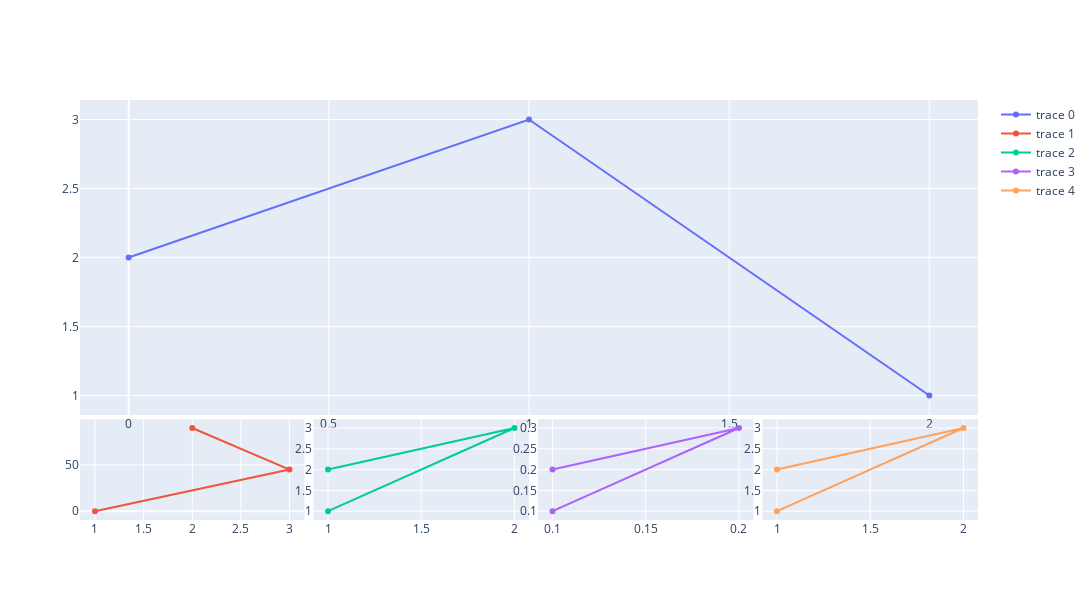

Write notebook code for a chart like this one.
### Code cell
fig = make_subplots(rows=2, cols=4, row_heights=[0.6, 0.2], vertical_spacing=0.2, horizontal_spacing=0.2, specs=[[{"colspan": 4}, None, None, None], 
           [{}, {},  {}, {}]])

fig.update_layout(
        width=1200,
        height=600,
        xaxis=dict(domain=[0, 1]),
        yaxis=dict(domain=[0.25, 1]),
        xaxis2=dict(domain=[0, 0.25]),
        yaxis2=dict(domain=[0., 0.24]),
        xaxis3=dict(domain=[0.26, 0.5]),
        yaxis3=dict( domain=[0., 0.24]),
        xaxis4=dict(domain=[0.51, 0.75]),
        yaxis4=dict(domain=[0., 0.24]),
        xaxis5=dict(domain=[0.76, 1]),
        yaxis5=dict(domain=[0., 0.24]),
        # Create title and add play description at the bottom of the chart for better visual appeal
    )

old_layout = fig.layout
fig = go.Figure(data=
    [go.Scatter(y=[2, 3, 1], xaxis="x", yaxis="y"),
     go.Scatter(x=[1, 3, 2], y=[0, 45, 90], xaxis="x2", yaxis="y2"),
     go.Scatter(x=[1, 2, 1], y=[2, 3, 1], xaxis="x3", yaxis="y3"),
     go.Scatter(x=[0.1, 0.2, 0.1],y=[0.2, 0.3, 0.1], xaxis="x4", yaxis="y4"),
    go.Scatter(x=[1, 2, 1], y=[2, 3, 1], xaxis="x5", yaxis="y5")],
    layout=fig.layout)
fig

### Figure 1 — Plotly figure (JSON) as saved in the notebook; plotly's stock layout.template omitted (floating-point values rounded to 4 significant figures)
{"data": [{"type": "scatter", "xaxis": "x", "y": [2, 3, 1], "yaxis": "y"}, {"type": "scatter", "x": [1, 3, 2], "xaxis": "x2", "y": [0, 45, 90], "yaxis": "y2"}, {"type": "scatter", "x": [1, 2, 1], "xaxis": "x3", "y": [2, 3, 1], "yaxis": "y3"}, {"type": "scatter", "x": [0.1, 0.2, 0.1], "xaxis": "x4", "y": [0.2, 0.3, 0.1], "yaxis": "y4"}, {"type": "scatter", "x": [1, 2, 1], "xaxis": "x5", "y": [2, 3, 1], "yaxis": "y5"}], "layout": {"height": 600, "width": 1200, "xaxis": {"anchor": "y", "autorange": true, "domain": [0, 1], "range": [-0.1205, 2.12]}, "xaxis2": {"anchor": "y2", "autorange": true, "domain": [0, 0.25], "range": [0.8505, 3.149], "type": "linear"}, "xaxis3": {"anchor": "y3", "autorange": true, "domain": [0.26, 0.5], "range": [0.9244, 2.076], "type": "linear"}, "xaxis4": {"anchor": "y4", "autorange": true, "domain": [0.51, 0.75], "range": [0.09244, 0.2076], "type": "linear"}, "xaxis5": {"anchor": "y5", "autorange": true, "domain": [0.76, 1], "range": [0.9244, 2.076], "type": "linear"}, "yaxis": {"anchor": "x", "autorange": true, "domain": [0.25, 1], "range": [0.8587, 3.141], "type": "linear"}, "yaxis2": {"anchor": "x2", "autorange": true, "domain": [0, 0.24], "range": [-9.506, 99.51], "type": "linear"}, "yaxis3": {"anchor": "x3", "autorange": true, "domain": [0, 0.24], "range": [0.7888, 3.211], "type": "linear"}, "yaxis4": {"anchor": "x4", "autorange": true, "domain": [0, 0.24], "range": [0.07888, 0.3211], "type": "linear"}, "yaxis5": {"anchor": "x5", "autorange": true, "domain": [0, 0.24], "range": [0.7888, 3.211], "type": "linear"}}}
